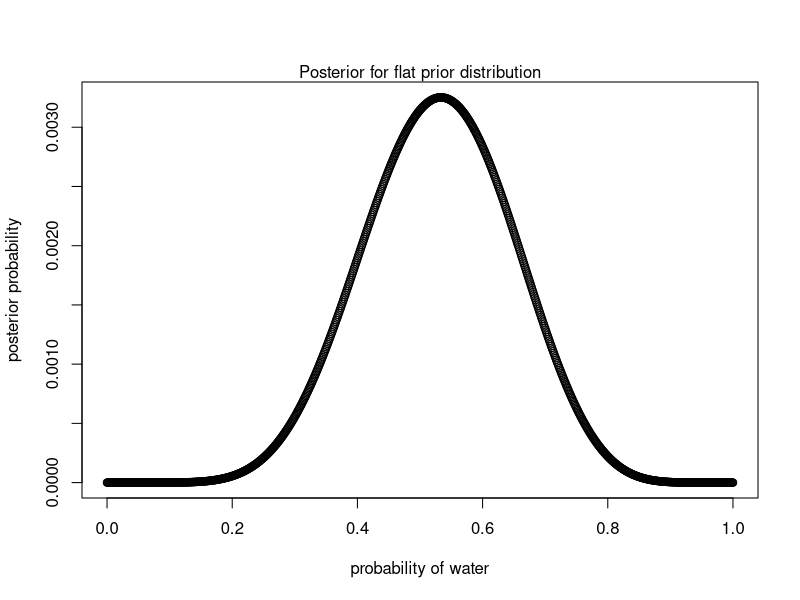
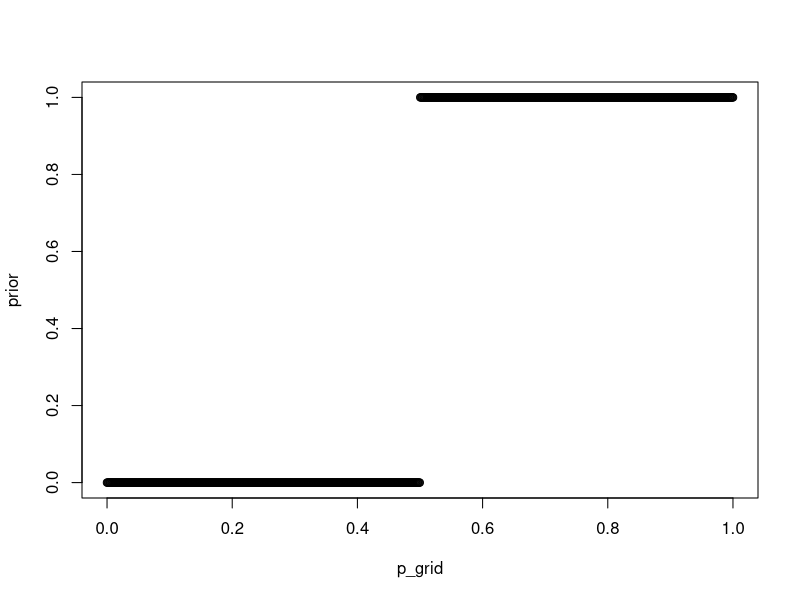
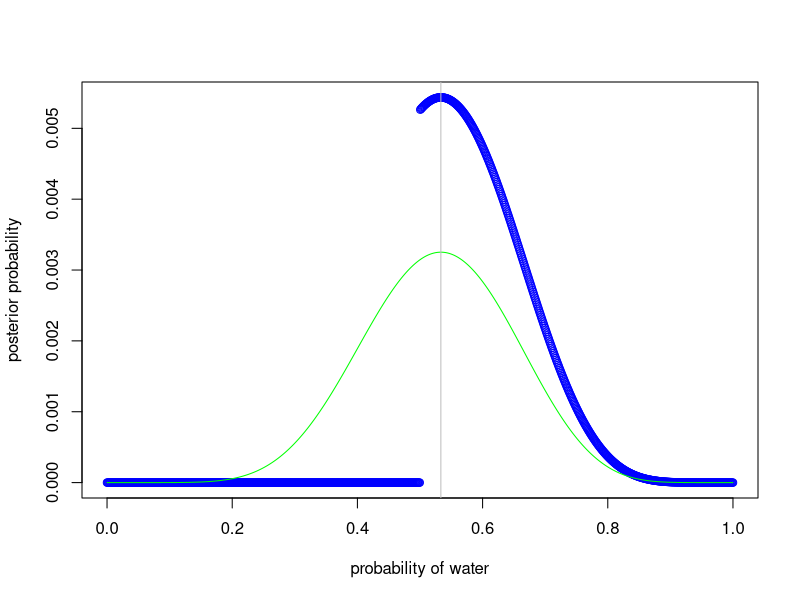
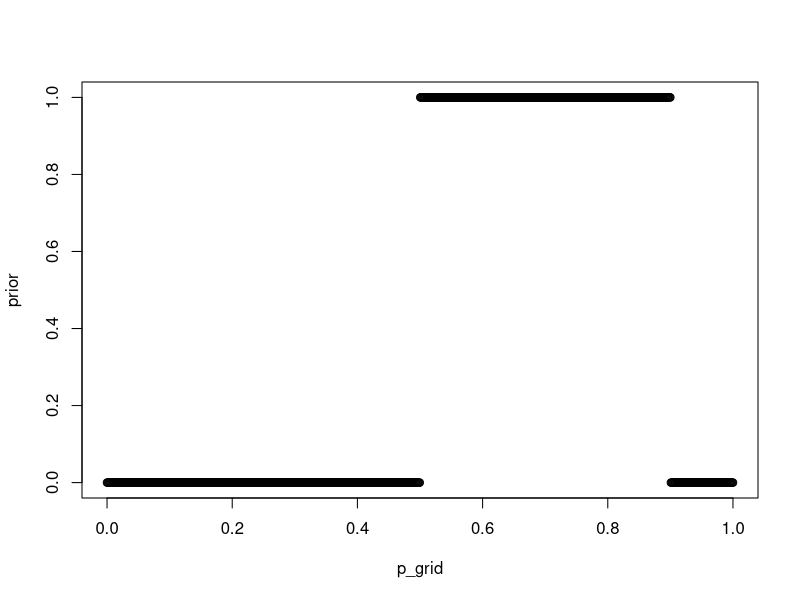
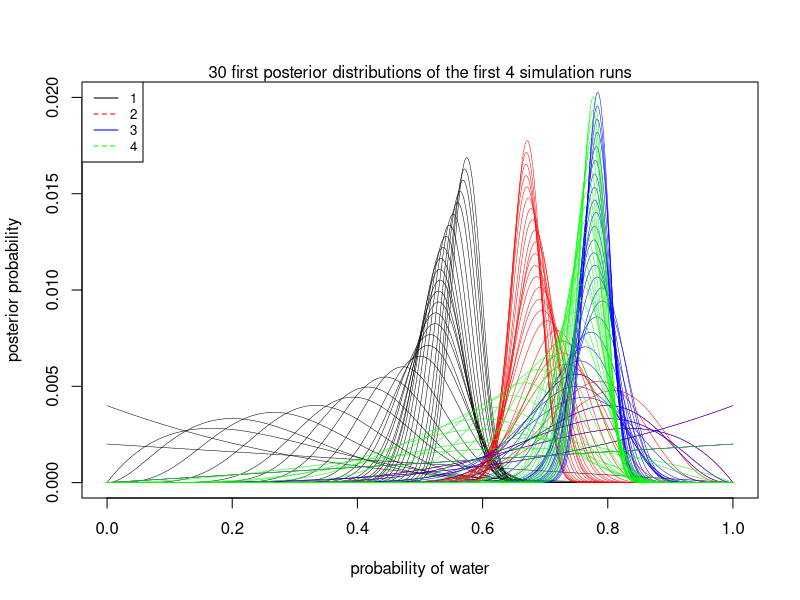

Generate these figures, in order, with R:
## ---- chunk 1
knitr::opts_chunk$set(echo = TRUE)
## ---- chunk 2
p_grid <- seq(from=0, to=1, length.out=1000 )
prior <- rep(1, 1000)
likelihood <- dbinom(6, size=9, prob=p_grid )
posterior <- likelihood * prior
posterior <- posterior / sum(posterior)
set.seed(215)
samples <- sample(p_grid, prob=posterior, size=1e4, replace=TRUE)
## ---- chunk 3
sum(samples < 0.2) / 1e4
## ---- chunk 4
sum(samples > 0.8) / 1e4
## ---- chunk 5
sum(samples > 0.2 & samples < 0.8) / 1e4
## ---- chunk 6
quantile(samples, 0.2)
## ---- chunk 7
p_grid <- seq(from=0, to=1, length.out=1000)
prior <- rep(1, 1000)
likelihood <- dbinom(8, size=15, prob=p_grid)
posterior <- likelihood * prior
posterior_flat_prior <- posterior / sum(posterior)
## ---- chunk 8
plot(p_grid, posterior_flat_prior, xlab="probability of water", ylab="posterior probability")
mtext("Posterior for flat prior distribution")
## ---- chunk 9
p_grid <- seq(from=0, to=1, length.out=1000)
prior <- c(rep(0, 500), rep(1, 500))
plot(p_grid, prior)
## ---- chunk 10
p_grid <- seq(from=0, to=1, length.out=1000)
prior <- c(rep(0, 500), rep(1, 500))
likelihood <- dbinom(8, size=15, prob=p_grid)
posterior <- likelihood * prior
posterior_step_prior <- posterior / sum(posterior)
## ---- chunk 11
plot(p_grid, posterior_step_prior, xlab="probability of water", ylab="posterior probability", col="blue")
lines(p_grid, posterior_flat_prior, col="green")
abline(v=8/15, col="grey")
## ---- chunk 12
sample.flat <- sample(p_grid, prob=posterior_flat_prior, size=1e4, replace=TRUE)
sample.step <- sample(p_grid, prob=posterior_step_prior, size=1e4, replace=TRUE)
## ---- chunk 13
probability_in_interval_eps <- function(eps) {
  probability_07_flat <- sum(abs(sample.flat - 0.7) < eps) / length(sample.flat)
  probability_07_step <- sum(abs(sample.step - 0.7) < eps) / length(sample.step)
  return(c(probability_07_flat, probability_07_step))
}
probability_in_interval_eps(0.02)
probability_in_interval_eps(0.01)
probability_in_interval_eps(0.005)
probability_in_interval_eps(0.0025)
## ---- chunk 14
prior <- c(rep(0, 500), rep(1, 400), rep(0, 100))
## ---- chunk 15
plot(p_grid, prior)
## ---- chunk 16
p_grid <- seq(from=0, to=1, length.out=1000)
likelihood <- dbinom(8, size=15, prob=p_grid)
posterior <- likelihood * prior
posterior_double_step_prior <- posterior / sum(posterior)
sample.double_step <- sample(p_grid, prob=posterior_double_step_prior, size=1e4, replace=TRUE)

eps <- 0.01
probability_07_flat <- sum(abs(sample.flat - 0.7) < eps) / length(sample.flat)
probability_07_step <- sum(abs(sample.step - 0.7) < eps) / length(sample.step)
probability_07_double_step <- sum(abs(sample.double_step - 0.7) < eps) / length(sample.double_step)
print(c(probability_07_flat, probability_07_step, probability_07_double_step))
## ---- chunk 17
simulations <- 100
plot_simulations <- 4
colors <- c("black", "red", "blue", "green")
posterior <- rep(1, 1000)
plot(p_grid, posterior, type="l", xlab="probability of water", ylab="posterior probability", ylim = c(0, 0.02))
mtext("30 first posterior distributions of the first 4 simulation runs")
legend("topleft", legend=1:plot_simulations, col=colors, lty=1:2, cex=0.8)
throw_counts <- c()

for(i in 1:simulations) {
  probability_for_005_interval <- 0
  p_grid <- seq(from=0, to=1, length.out=1000)
  posterior <- rep(1, 1000)
  w_throws <- 0
  l_throws <- 0
  
  
  while(probability_for_005_interval < 0.99) {
    if(runif(1) <= 0.7) w_throws <- w_throws + 1 else l_throws <- l_throws + 1
    prior <- posterior
    likelihood <- dbinom(w_throws, size=w_throws + l_throws, prob=p_grid)
    posterior <- likelihood * prior
    posterior <- posterior / sum(posterior)
    
    if(w_throws + l_throws < 30 && i <= plot_simulations) 
      lines(x=p_grid, y=posterior, type="l", col=colors[i], lwd=0.5)
    
    samples <- sample(p_grid, prob=posterior, size=1e4, replace=TRUE)
    probability_for_005_interval <- sum(abs(samples - 0.7) < 0.025) / length(samples)
  }
  
  throw_counts <- c(throw_counts, (w_throws + l_throws))
}

cat("Throw counts for all simulations:", throw_counts)
